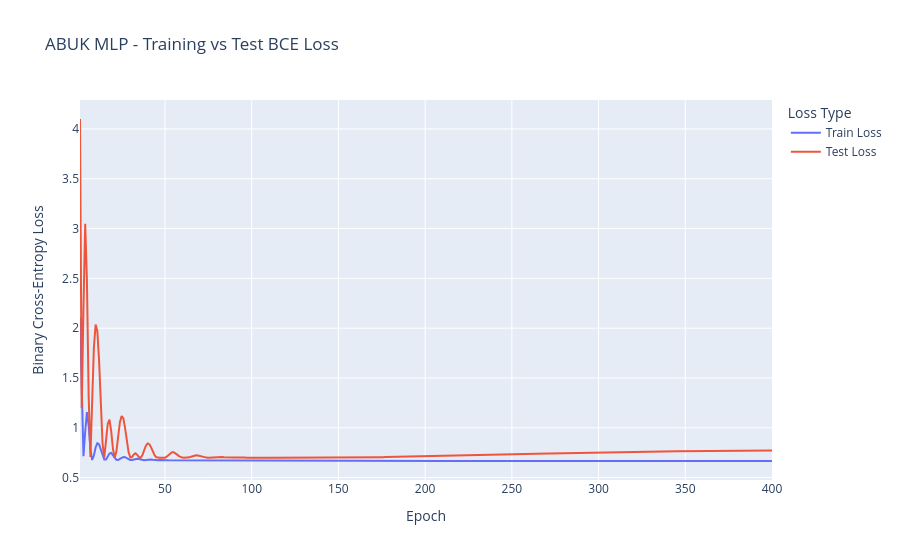

The cell this chart's notebook holds for it:
### Code cell
loss_df = pd.DataFrame({
    "Epoch": range(1, len(train_hist) + 1),
    "Train Loss": train_hist,
    "Test Loss": test_hist
})

fig = px.line(
    loss_df,
    x="Epoch",
    y=["Train Loss", "Test Loss"],
    title="ABUK MLP - Training vs Test BCE Loss",
    labels={
        "value": "Binary Cross-Entropy Loss",
        "variable": "Loss Type"
    }
)

fig.show()

### Figure 1 — Plotly figure (JSON) as saved in the notebook; plotly's stock layout.template omitted (floating-point values rounded to 4 significant figures; data arrays with more than 128 entries replaced by an {"elided": "..."} marker saying what was removed)
{"data": [{"hovertemplate": "Loss Type=Train Loss<br>Epoch=%{x}<br>Binary Cross-Entropy Loss=%{y}<extra></extra>", "legendgroup": "Train Loss", "line": {"color": "#636efa", "dash": "solid"}, "marker": {"symbol": "circle"}, "mode": "lines", "name": "Train Loss", "orientation": "v", "showlegend": true, "type": "scatter", "x": {"elided": "400 int values"}, "xaxis": "x", "y": {"elided": "400 float values"}, "yaxis": "y"}, {"hovertemplate": "Loss Type=Test Loss<br>Epoch=%{x}<br>Binary Cross-Entropy Loss=%{y}<extra></extra>", "legendgroup": "Test Loss", "line": {"color": "#EF553B", "dash": "solid"}, "marker": {"symbol": "circle"}, "mode": "lines", "name": "Test Loss", "orientation": "v", "showlegend": true, "type": "scatter", "x": {"elided": "400 int values"}, "xaxis": "x", "y": {"elided": "400 float values"}, "yaxis": "y"}], "layout": {"legend": {"title": {"text": "Loss Type"}, "tracegroupgap": 0}, "title": {"text": "ABUK MLP - Training vs Test BCE Loss"}, "xaxis": {"anchor": "y", "domain": [0, 1], "title": {"text": "Epoch"}}, "yaxis": {"anchor": "x", "domain": [0, 1], "title": {"text": "Binary Cross-Entropy Loss"}}}}
